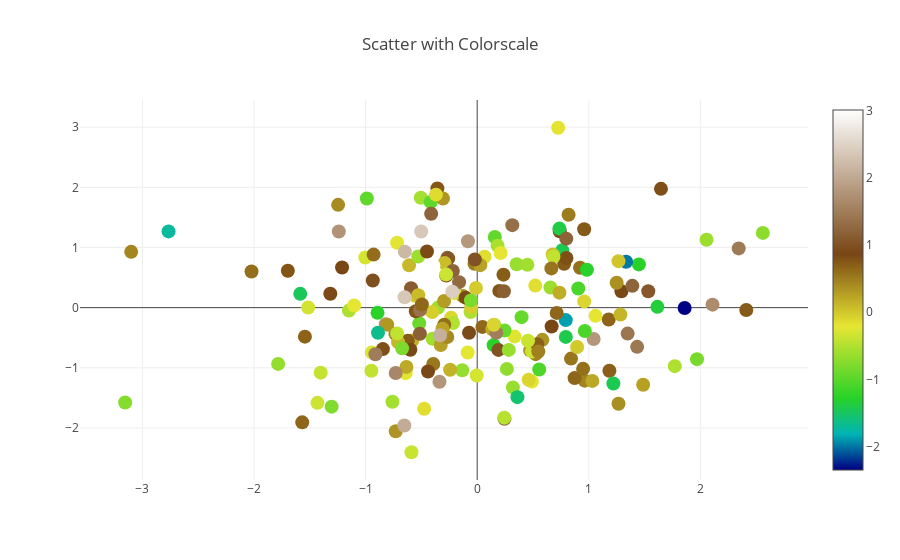

The cell this chart's notebook holds for it:
### Markdown cell above
#### Plot the data
Hover over the markers to view the Z value and match it to the colorscale on the right

### Code cell
offline.iplot(fig)

### Figure 1 — Plotly figure (JSON) as saved in the notebook; plotly's stock layout.template omitted (floating-point values rounded to 4 significant figures; data arrays with more than 128 entries replaced by an {"elided": "..."} marker saying what was removed)
{"data": [{"marker": {"color": {"elided": "200 float values"}, "colorscale": "Earth", "showscale": true, "size": 14}, "mode": "markers", "text": {"elided": "200 float values"}, "type": "scatter", "uid": "06e77df4-a103-4fdc-93b0-df1813ec78ae", "x": {"elided": "200 float values"}, "y": {"elided": "200 float values"}}], "layout": {"hovermode": "closest", "title": {"text": "Scatter with Colorscale"}}}
